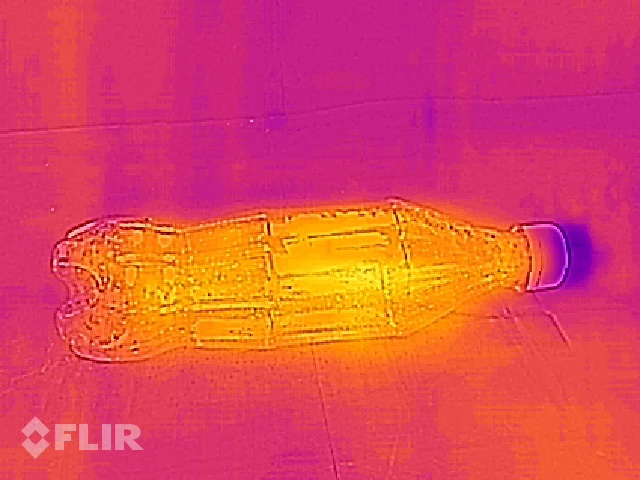
#> input picture frames/00795.jpg, 640 x 480 px, given in place of P 2.mp4, which was not available
$ jupyter execute --allow-errors prediction.ipynb   (shell and % lines are left out)   (text cells are left out)
#> lines starting #> are read from the running program, lines starting #| are printed output that depends on the picture; after the words box and inside, x2 and y2 are one past the last pixel; in counts of white or black regions, pixels touching at a corner belong together; pictures that were not available may be replaced by others from this repository, and a replacement may not be noted
[cell 1]
import cv2
import time
import os
import numpy as np
import cv2
import glob
import ntpath
import os
from PIL import Image
from numpy import asarray
import pickle

[cell 2]
def video_to_frames(input_loc, output_loc):
    """Function to extract frames from input video file
    and save them as separate frames in an output directory.
    Args:
        input_loc: Input video file.
        output_loc: Output directory to save the frames.
    Returns:
        None
    """
    try:
        os.mkdir(output_loc)
    except OSError:
        pass
    # Log the time
    time_start = time.time()
    # Start capturing the feed
    cap = cv2.VideoCapture(input_loc)
    # Find the number of frames
    video_length = int(cap.get(cv2.CAP_PROP_FRAME_COUNT)) - 1
    print ("Number of frames: ", video_length)
    count = 0
    print ("Converting video..\n")
    # Start converting the video
    while cap.isOpened():
        # Extract the frame
        ret, frame = cap.read()
#> frame is the input picture: shape (480, 640, 3); mean B, G, R 88, 70.6, 221.1
        # [5 lines of commented-out code are left out]
        cv2.imwrite(output_loc + "/%#05d.jpg" % (count+1), frame)
        count = count + 1
        # If there are no more frames left
        if (count > (video_length-1)):
            # Log the time again
            time_end = time.time()
            # Release the feed
            cap.release()
            # Print stats
            print ("Done extracting frames.\n%d frames extracted" % count)
            print ("It took %d seconds for conversion." % (time_end-time_start))
            break
    return count

[cell 3]
def frameconversion():
    print ("\n Converting frames . . .\n")
    filelist=glob.glob('./frames/*.jpg')
    for i in filelist:
        image = cv2.imread(i)
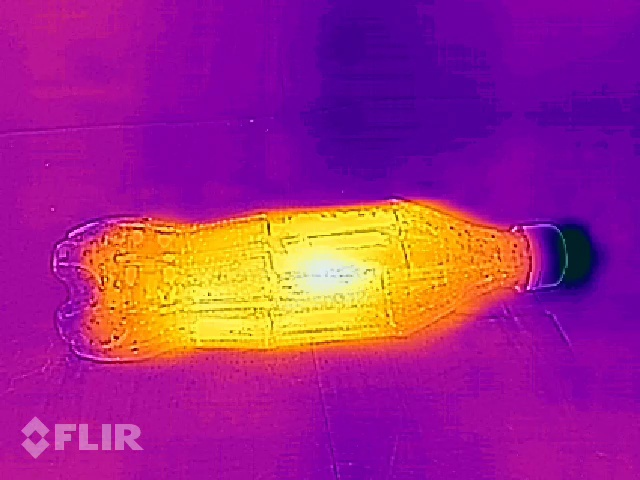
#> input picture frames/00254.jpg, 640 x 480 px
#> image is the input picture: shape (480, 640, 3); mean B, G, R 135.8, 39.1, 158.7
        #print(type(image))
        #print(image[0])

        gray = cv2.cvtColor(image, cv2.COLOR_BGR2GRAY)
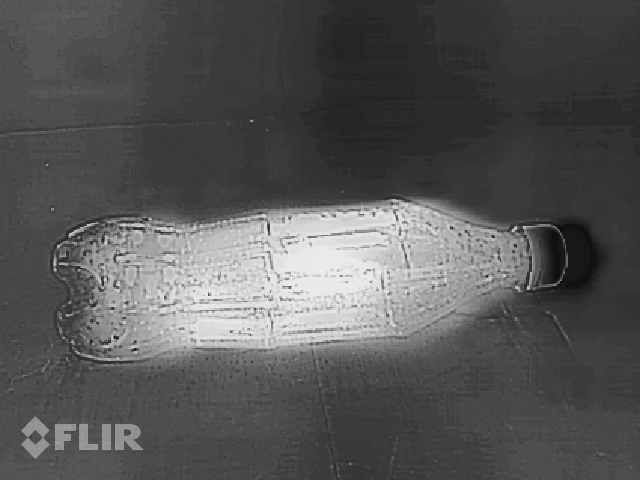
#> gray: shape (480, 640); min 10, max 243, mean 85.9

        blurred = cv2.GaussianBlur(gray, (11, 11), cv2.BORDER_DEFAULT)
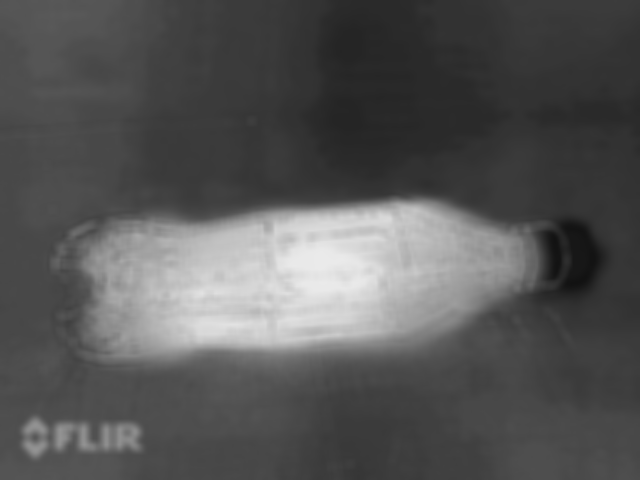
#> blurred: shape (480, 640); min 18, max 234, mean 85.9
        ret,th1 = cv2.threshold(blurred,170,255,cv2.THRESH_BINARY)
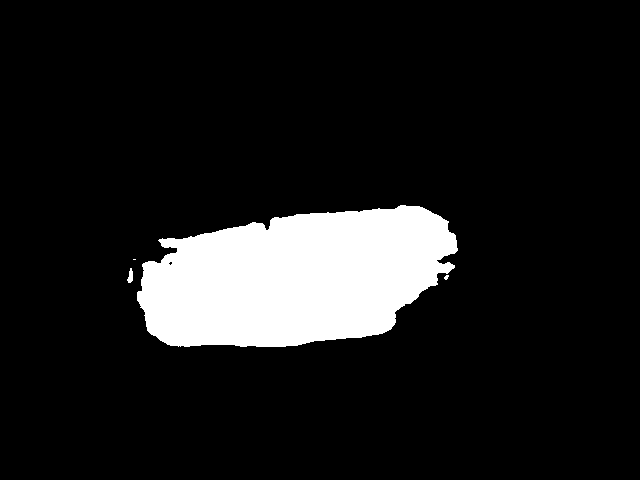
#> th1: shape (480, 640); 11.2% white; 4 white regions (2 under 20 px), largest, box (x1, y1, x2, y2) and area: (137, 205, 458, 347) 34211, (127, 268, 133, 283) 59


        # [13 lines of commented-out code are left out]
        filename=ntpath.basename(i)
        pre=filename.split(".")[0]
        fi='./step2/'+pre+".jpg"
        cv2.imwrite(fi,th1)
#> pass 2 of the loop in frameconversion, `for i in filelist:`:
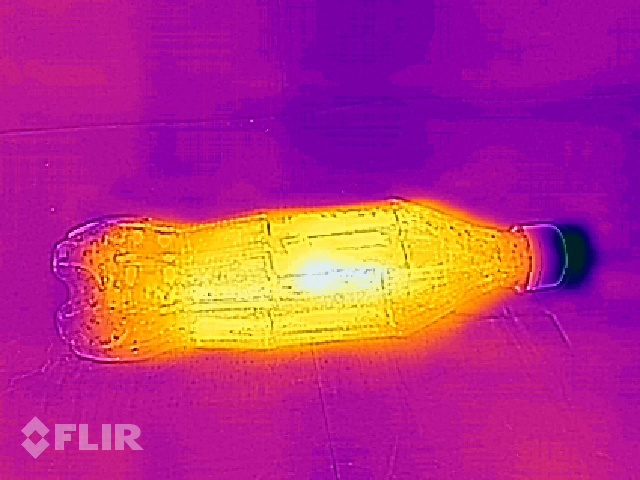
#> input picture frames/00348.jpg, 640 x 480 px
#> in frameconversion, image is the input picture: shape (480, 640, 3); mean B, G, R 132.7, 47.6, 179.5
#> in frameconversion, `blurred = cv2.GaussianBlur(gray, (11, 11), cv2.BORDER_DEFAULT)`:
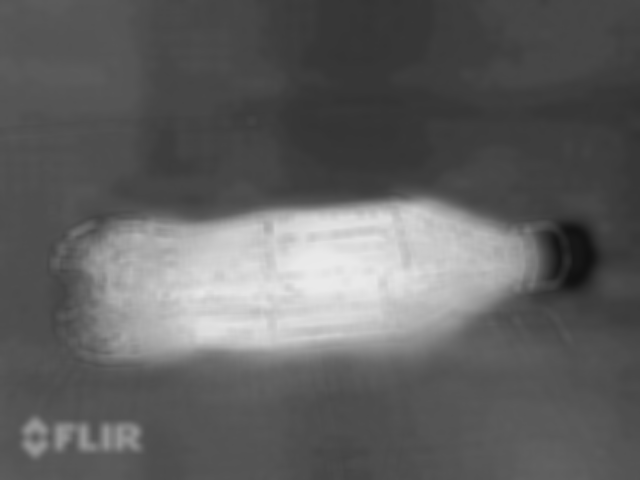
#> blurred: shape (480, 640); min 17, max 234, mean 96.7
#> in frameconversion, `ret,th1 = cv2.threshold(blurred,170,255,cv2.THRESH_BINARY)`:
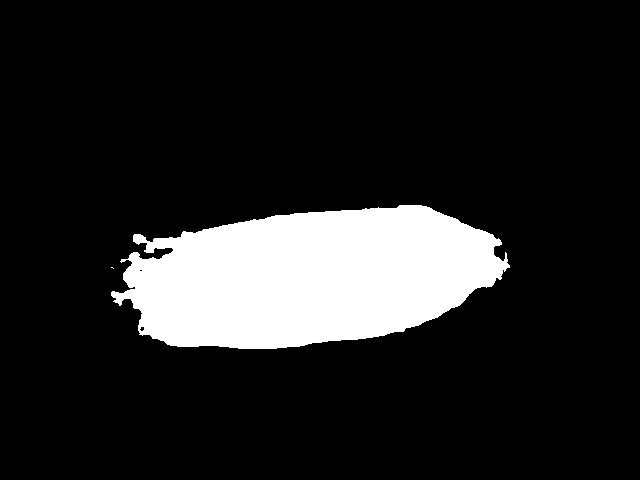
#> th1: shape (480, 640); 13.6% white; 2 white regions (1 under 20 px), largest, box (x1, y1, x2, y2) and area: (111, 205, 510, 349) 41706
#> pass 3 of the loop in frameconversion, `for i in filelist:`:
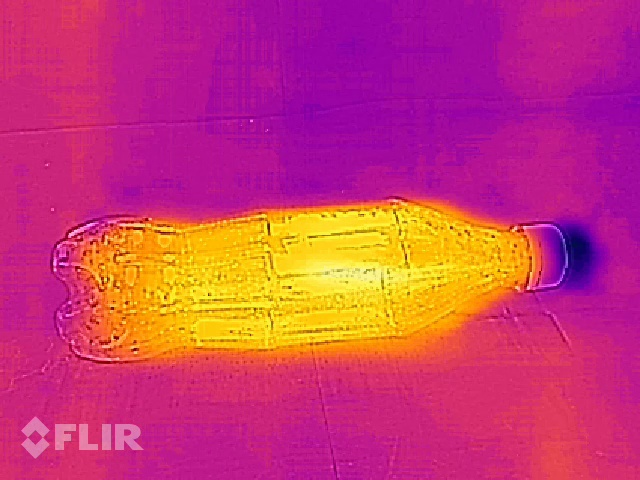
#> input picture frames/00464.jpg, 640 x 480 px
#> in frameconversion, image is the input picture: shape (480, 640, 3); mean B, G, R 113, 57.4, 199.5
#> in frameconversion, `blurred = cv2.GaussianBlur(gray, (11, 11), cv2.BORDER_DEFAULT)`:
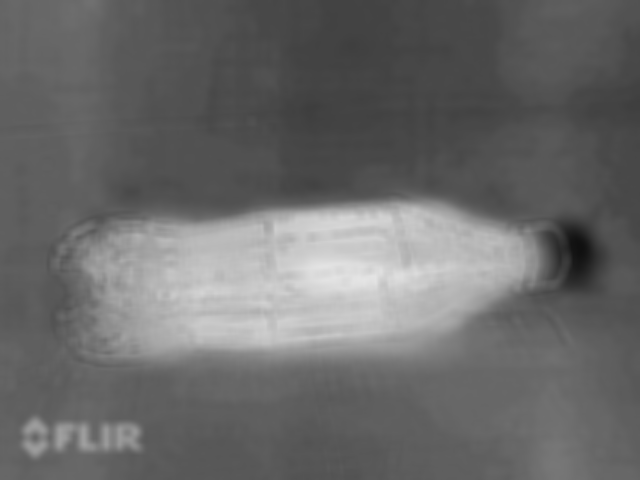
#> blurred: shape (480, 640); min 16, max 229, mean 106.1
#> in frameconversion, `ret,th1 = cv2.threshold(blurred,170,255,cv2.THRESH_BINARY)`:
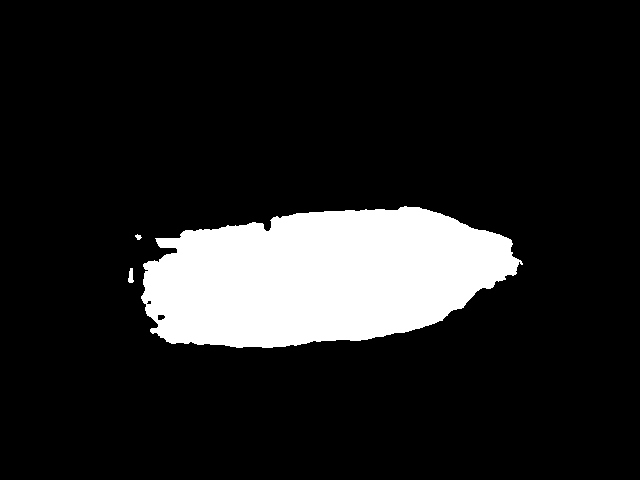
#> th1: shape (480, 640); 13.1% white; 3 white regions, box (x1, y1, x2, y2) and area: (141, 206, 523, 348) 40245, (128, 268, 134, 283) 63, (135, 234, 142, 240) 26
#> the loop made 4 passes; the first 3 are shown
    print ("Applied Gaussian Blur and Threshold . . .\n")

[cell 4]
def removeflir():
    filelist=glob.glob('./step2/*.jpg')
#> filelist = []
    for i in filelist:
        image=cv2.imread(i)
        rectangle = np.array([[3,475],[160, 475], [165, 405], [7, 405]])
        color = [0, 0, 0] #black
        cv2.fillConvexPoly(image, rectangle, color)
        filename=ntpath.basename(i)
        pre=filename.split(".")[0]
        fi='./step2/'+pre+".jpg"
        cv2.imwrite(fi,image)
    print ("Removed FLIR watermark . . .\n")
